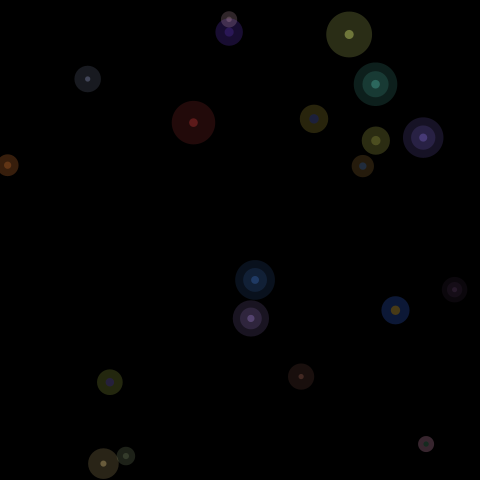
Frame 1 (no input)
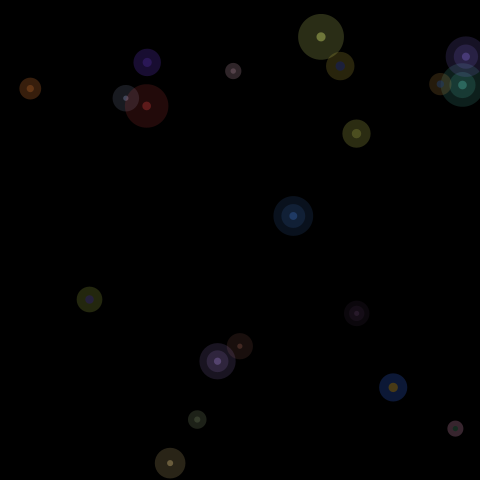
Frame 60 (the mouse pressed at the canvas centre just before this capture)
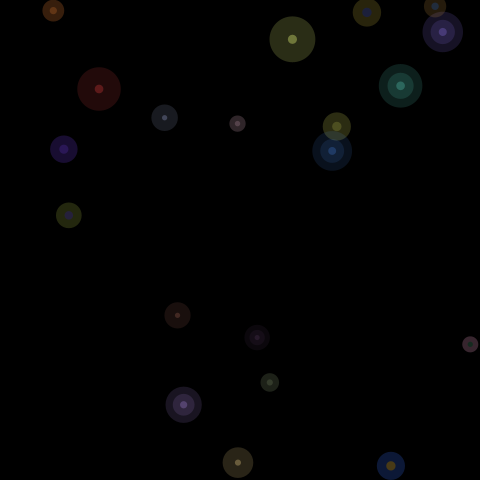
Frame 120 (the mouse held since frame 60 and released just before this capture)

The Processing sketch that drew these frames (run headless with seeded random() and noise(); from frame 60 on, the mouse is pressed at the canvas centre):

// Processing sketch: processing_143976
// ── processing_143976.pde

Fish[] fishes = new Fish[5];
bigFish[] bigFishes = new bigFish[5];
doubleFish[] doubleFishes = new doubleFish[5];
revFish[] revFishes = new revFish[5];

void setup() {
  size(480, 480);
  for (int i = 0; i < fishes.length; i++) {
    fishes[i] = new Fish();
  }
  for (int i = 0; i < bigFishes.length; i++) {
    bigFishes[i] = new bigFish();
  }
  for (int i = 0; i < doubleFishes.length; i++) {
    doubleFishes[i] = new doubleFish();
  }
  for (int i = 0; i < revFishes.length; i++) {
    revFishes[i] = new revFish();
  }
}

void draw() {
  background(0);
  for (int i = 0; i < fishes.length; i++) {
    fishes[i].move();
    fishes[i].display();
    fishes[i].timer();
  }
  for (int i = 0; i < bigFishes.length; i++) {
    bigFishes[i].move();
    bigFishes[i].display();
    bigFishes[i].timer();
  }
  for (int i = 0; i < doubleFishes.length; i++) {
    doubleFishes[i].move();
    doubleFishes[i].display();
    doubleFishes[i].timer();
  }
  for (int i = 0; i < revFishes.length; i++) {
    revFishes[i].move();
    revFishes[i].display();
    revFishes[i].timer();
  }
}

class bigFish {
  float Rgba;
  float rGba;
  float rgBa;
  float rgbA;
  float r;
  float x;
  float y;
  float xspeed;
  float yspeed;
  int savedTime;
  int totalTime = (int)random(3000, 6000);

  bigFish() {
    x = random(r,width-r);
    y = random(height-r);
    r = random(5, 10);
    xspeed = random(-2+(r/15), 2-(r/15));
    yspeed = random(-2+(r/15), 2-(r/15));
    Rgba = random(50, 250);
    rGba = random(50, 250);
    rgBa = random(50, 250);
    rgbA = random(100, 180);
    savedTime = millis();
  }

  void move() {
    x += xspeed;
    y += yspeed;
    if (x>(width-(r/2)) || x<(r/2)) {
      xspeed *= -1;
    }

    if (y>(height-(r/2)) || y<(r/2)) {
      yspeed *= -1;
    }
  }

  void display() {
    noStroke();
    fill(Rgba,rGba,rgBa,rgbA/3);
    ellipse(x,y,5*r,5*r);
    fill(Rgba, rGba, rgBa, 2*rgbA/3);
    ellipse(x, y, r, r);
  }

  void timer() {
    int passedTime = millis() - savedTime;
    if (passedTime > totalTime) {
      xspeed = random(-2+(r/15), 2-(r/15));
      yspeed = random(-2+(r/15), 2-(r/15));
      savedTime = millis();
      int totalTime = (int)random(2500, 5000);
      r += (int)random(0,2);
      rgbA -= (int)random(1,3);
      
      if(r > 30){
 r = random(5,10);
 
      }
    }
  }
}

class doubleFish {
  float Rgba;
  float rGba;
  float rgBa;
  float rgbA;
  float r;
  float x;
  float y;
  float xspeed;
  float yspeed;
  int savedTime;
  int totalTime = (int)random(3000, 6000);

  doubleFish() {
    x = random(r,width-r);
    y = random(r,height-r);
    r = random(5, 10);
    xspeed = random(-2+(r/20), 2-(r/20));
    yspeed = random(-2+(r/20), 2-(r/20));
    Rgba = random(50, 250);
    rGba = random(50, 250);
    rgBa = random(50, 250);
    rgbA = random(100, 180);
    savedTime = millis();
  }

  void move() {
    x += xspeed;
    y += yspeed;
    if (x>(width-(r/2)) || x<(r/2)) {
      xspeed *= -1;
    }

    if (y>(height-(r/2)) || y<(r/2)) {
      yspeed *= -1;
    }
  }

  void display() {
    noStroke();
    fill(Rgba,rGba,rgBa,rgbA/4);
    ellipse(x,y,5*r,5*r);
    fill(Rgba,rGba,rgBa,rgbA/4);
    ellipse(x,y,3*r,3*r);
    fill(Rgba, rGba, rgBa, rgbA/2);
    ellipse(x, y, r, r);
  }

  void timer() {
    int passedTime = millis() - savedTime;
    if (passedTime > totalTime) {
      xspeed = random(-2+(r/15), 2-(r/15));
      yspeed = random(-2+(r/15), 2-(r/15));
      savedTime = millis();
      int totalTime = (int)random(2500, 5000);
      r += (int)random(0,2);
      rgbA -= (int)random(1,3);
      
      if(r > 30){
 r = random(5,10);
      }
    }
  }
}

class Fish {
  float Rgba;
  float rGba;
  float rgBa;
  float rgbA;
  float r;
  float x;
  float y;
  float xspeed;
  float yspeed;
  int savedTime;
  int totalTime = (int)random(3000, 6000);

  Fish() {
    x = random(r,width-r);
    y = random(r,height-r);
    r = random(5, 10);
    xspeed = random(-2+(r/20), 2-(r/20));
    yspeed = random(-2+(r/20), 2-(r/20));
    Rgba = random(50, 250);
    rGba = random(50, 250);
    rgBa = random(50, 250);
    rgbA = random(100, 180);
    savedTime = millis();
  }

  void move() {
    x += xspeed;
    y += yspeed;
    if (x>(width-(r/2)) || x<(r/2)) {
      xspeed *= -1;
    }

    if (y>(height-(r/2)) || y<(r/2)) {
      yspeed *= -1;
    }
  }

  void display() {
    noStroke();
    fill(Rgba,rGba,rgBa,rgbA/2);
    ellipse(x,y,3*r,3*r);
    fill(Rgba, rGba, rgBa, rgbA/2);
    ellipse(x, y, r, r);
  }

  void timer() {
    int passedTime = millis() - savedTime;
    if (passedTime > totalTime) {
      xspeed = random(-2+(r/20), 2-(r/20));
      yspeed = random(-2+(r/20), 2-(r/20));
      savedTime = millis();
      int totalTime = (int)random(2500, 5000);
      r += (int)random(0,3);
      rgbA -= (int)random(1,3);
      
      if(r > 40){
 r = random(5,10);
      }
    }
  }
}

class revFish {
  float Rgba;
  float rGba;
  float rgBa;
  float rgbA;
  float r;
  float x;
  float y;
  float xspeed;
  float yspeed;
  int savedTime;
  int totalTime = (int)random(3000, 6000);

  revFish() {
    x = random(r,width-r);
    y = random(r,height-r);
    r = random(5, 10);
    xspeed = random(-2+(r/20), 2-(r/20));
    yspeed = random(-2+(r/20), 2-(r/20));
    Rgba = random(50, 250);
    rGba = random(50, 250);
    rgBa = random(50, 250);
    rgbA = random(100, 180);
    savedTime = millis();
  }

  void move() {
    x += xspeed;
    y += yspeed;
    if (x>(width-(r/2)) || x<(r/2)) {
      xspeed *= -1;
    }

    if (y>(height-(r/2)) || y<(r/2)) {
      yspeed *= -1;
    }
  }

  void display() {
    noStroke();
    fill(Rgba,rGba,rgBa,rgbA/3);
    ellipse(x,y,3*r,3*r);
    fill((255-Rgba)/2, (255-rGba)/2, (255-rgBa)/2, rgbA);
    ellipse(x, y, r, r);
  }

  void timer() {
    int passedTime = millis() - savedTime;
    if (passedTime > totalTime) {
      xspeed = random(-2+(r/20), 2-(r/20));
      yspeed = random(-2+(r/20), 2-(r/20));
      savedTime = millis();
      int totalTime = (int)random(2500, 5000);
      r += (int)random(0,3);
      rgbA -= (int)random(1,3);
      
      if(r > 40){
        r = random(5,10);
      }
    }
  }
}
